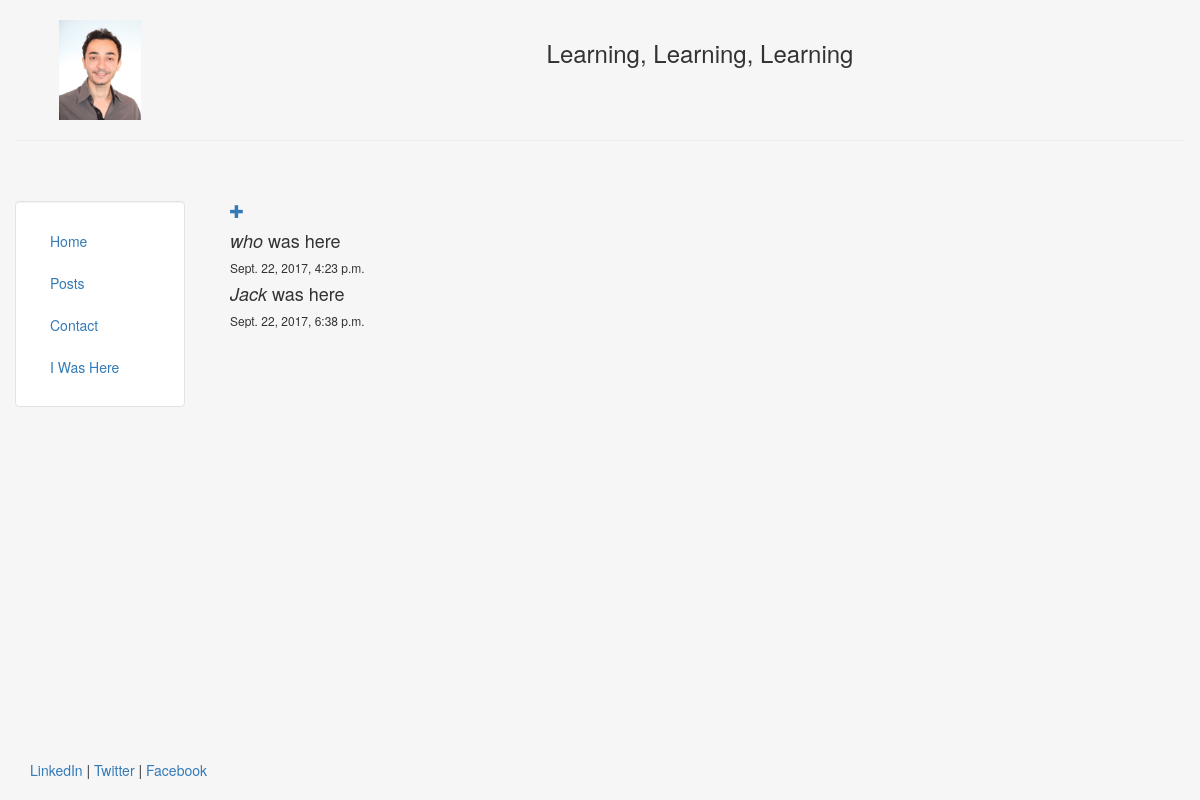
Before: /i_was_here/ with the older database file.
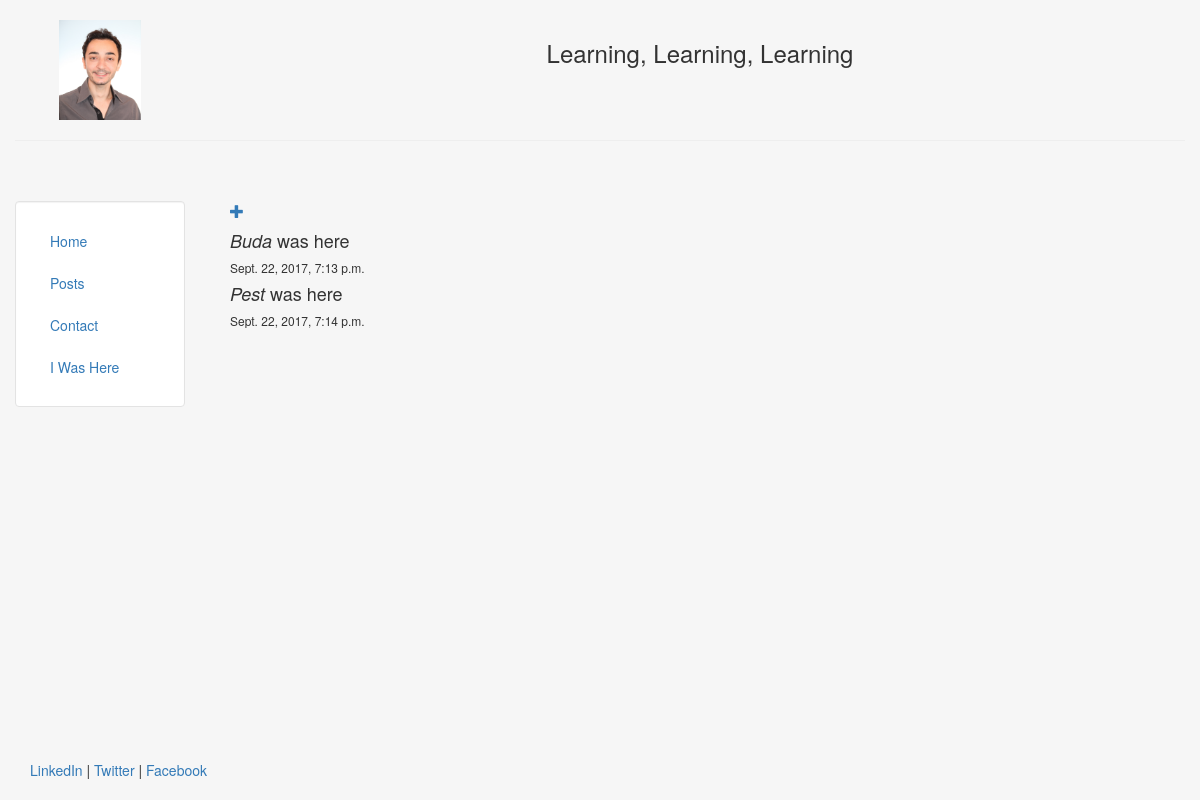
After: the same page with the newer database file.
### i_was_here/models.py (models this page shows, shortened)
class WasHere(models.Model): #Post inherits from models.Model. With this way Django knows that WasHere is a model and should be saved in the database.
    name = models.CharField(max_length = 40)
    published_date = models.DateTimeField(
            blank=True, null=True)
    def __str__(self):
        return self.name

### i_was_here/views.py (the view)
def here_list(request):
    people = WasHere.objects.filter(published_date__lte=timezone.now()).order_by('published_date') #Orders and publishs who was there. We will pass "people" to the template.
    return render(request, 'i_was_here/here_list.html', {'people': people})

### i_was_here/templates/i_was_here/here_list.html
{% extends "personal/header.html" %}
{% block content %}
    <a href="{% url 'post_new' %}" class="top-menu"><span class="glyphicon glyphicon-plus"></span></a>
	{% for person in people %}
	    <h4>  <em>{{ person }}</em> was here </h4> <h6>{{ person.published_date }}</h4>
	{% endfor %}
{% endblock %}

Changed rows visible on the page:
removed WasHere: name "who", published_date "Sept. 22, 2017, 4:23 p.m."
removed WasHere: name "Jack", published_date "Sept. 22, 2017, 6:38 p.m."
added WasHere: name "Buda", published_date "Sept. 22, 2017, 7:13 p.m."
added WasHere: name "Pest", published_date "Sept. 22, 2017, 7:14 p.m."
